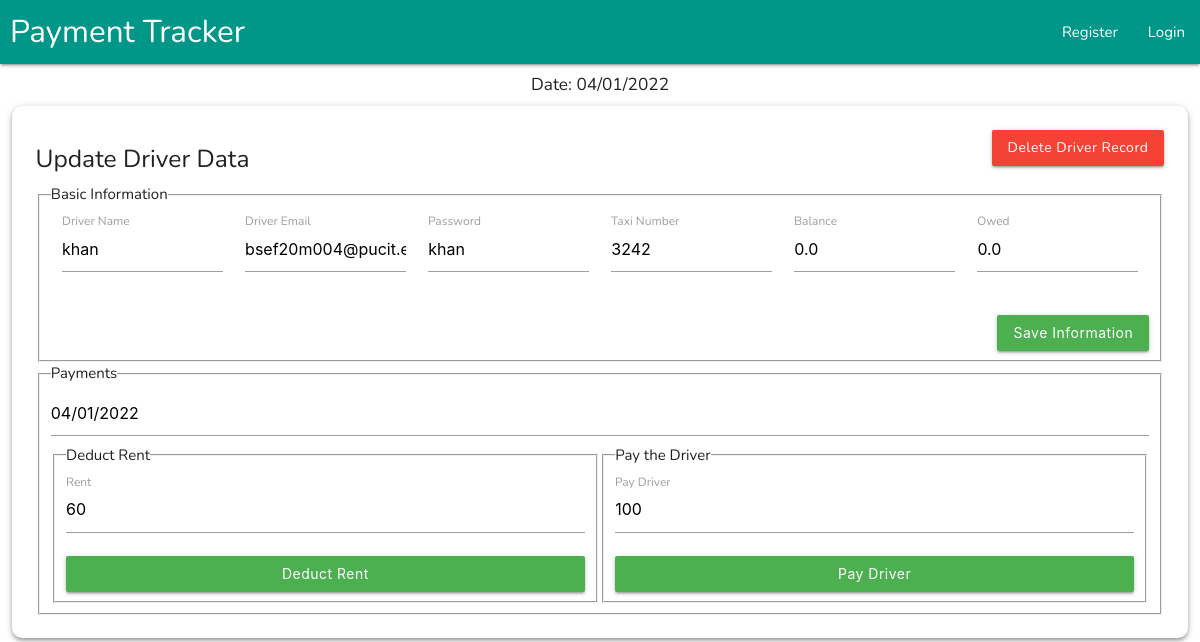
/driver_listing/edit_driver/6, run on an earlier commit of the app's database.
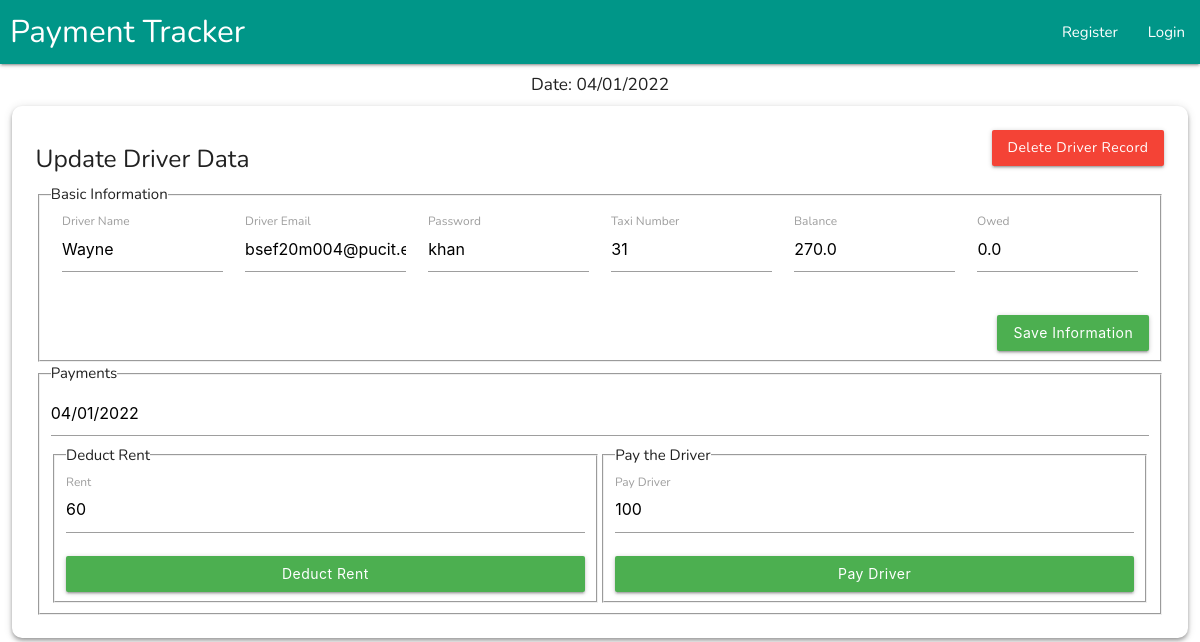
And on a later commit of the database.
### root/models.py (models this page shows, shortened)
class Profile(models.Model):
    user = models.ForeignKey(User,blank=True,null=True,on_delete=models.CASCADE)
    taxi_number = models.CharField(max_length=500,default='',blank=True)
    password = models.CharField(max_length=500,default='',blank=True)
    auth_code = models.CharField(max_length=500,default='',blank=True)
    password_reset_code = models.CharField(max_length=500,default='',blank=True)
    verified = models.BooleanField(default=False)
    balance = models.FloatField(default=0,blank=True)
    owed = models.FloatField(default=0,blank=True)
    temp_owed = models.FloatField(default=0,blank=True)
    is_rent_deducted_today = models.BooleanField(default=False)
    is_paid_today = models.BooleanField(default=False)
    last_rent_deduction_date = models.DateField( null=True,blank=True,default=now)
    last_paid_date = models.DateField(null=True,blank=True,default=now)

### root/views.py (the view, shortened to what this page needs)
# urls.py: path('driver_listing/edit_driver/<str:id>', edit_driver, name='edit_driver'),
def edit_driver(request,id=None):
    context = {'title':"Edit Driver Data" if id else "Add Driver"}
    synchronizeDriverOwedAmount()
    required_driver = Profile.objects.filter(id=id)
    if required_driver:
        required_driver = required_driver.first()
    context['required_driver'] = required_driver
    today_date = datetime.now(timezone(settings.TIME_ZONE)). strftime("%m/%d/%Y")
    context['today_date'] = today_date
    now_time = datetime.now(timezone(settings.TIME_ZONE)). strftime("%m/%d/%Y")
    print(now_time)
    return render(request, 'root/edit_driver.html',context)

### root/views.py (called while the page is built)
def synchronizeDriverOwedAmount():
    available_drivers = Profile.objects.all()
    for driver in available_drivers:
        pre_owned_amount = 0
        today_date = datetime.now(timezone(settings.TIME_ZONE)).date()
        pre_owned_amount = driver.temp_owed
        last_rent_deduction_date = driver.last_rent_deduction_date
        days = (today_date - last_rent_deduction_date).days
        if datetime.now(timezone(settings.TIME_ZONE)).hour<=18:
            days = days-1
        print("days = ", days)
        if days<0:
            days=0
            print("days = ", days)
        owed_amount = pre_owned_amount + (int(days)*60)
        driver.owed = owed_amount
        driver.save()
    pass

### Templates/root/edit_driver.html (shortened to what the changed rows need)
{% extends 'base.html' %}v
{% block 'mainbody' %}
<div style="margin: 1%">
    <div class="z-depth-2" style="border-radius: 10px;;padding: 2%;display:flex;justify-content:center;flex-direction: column;">
        <div>
            <fieldset>
                <form action="" method="post"> {% csrf_token %}
                    <div class="row">
                        <div class="input-field col s12 l2 m2" >
                            <input id="name" type="text" name="name" class="validate" value="{{required_driver.user.username}}" >
                            <label for="name">Driver Name</label>
                        </div>
                        <div class="input-field col s12 l2 m2" >
                            <input id="email" type="email" name="email" class="validate" value="{{required_driver.user.email}}" >
                            <label for="email">Driver Email</label>
                        </div>
                        <div class="input-field col s12 l2 m2" >
                            <input id="password" type="text" name="password" class="validate" value="{{required_driver.password}}" >
                            <label for="password">Password</label>
                        </div>
                        <div class="input-field col s12 l2 m2">
                            <input id="taxi_number" type="text" name="taxi_number" class="validate" value="{{required_driver.taxi_number}}">
                            <label for="taxi_number">Taxi Number</label>
                        </div>
                        <div class="input-field col s12 l2 m2">
                            <input id="balance" type="number" name="balance" class="validate" value="{{required_driver.balance}}">
                            <label for="balance">Balance</label>
                        </div>
                        <div class="input-field col s12 l2 m2">
                            <input id="owed" type="number" name="owed" class="validate" value="{{required_driver.owed}}">
                            <label for="balance">Owed</label>
                        </div>
                    </div>
                </form>
            </fieldset>
        </div>
    </div>
</div>
{% endblock 'mainbody' %}

What changed in the data, as far as the page shows it:
changed Profile "khan": name "khan" → "Wayne"; taxi_number "3242" → "31"; balance "0.0" → "270.0"
